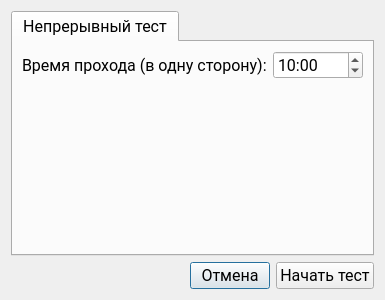
<?xml version="1.0" encoding="UTF-8"?>
<ui version="4.0">
 <class>MainTestSettings</class>
 <widget class="QDialog" name="MainTestSettings">
  <property name="geometry">
   <rect>
    <x>0</x>
    <y>0</y>
    <width>385</width>
    <height>300</height>
   </rect>
  </property>
  <property name="font">
   <font>
    <family>Roboto</family>
    <pointsize>12</pointsize>
   </font>
  </property>
  <property name="windowTitle">
   <string>Параметры тестирования</string>
  </property>
  <layout class="QVBoxLayout" name="verticalLayout_2">
   <item>
    <widget class="QTabWidget" name="tabWidget">
     <property name="font">
      <font>
       <family>Roboto</family>
       <pointsize>12</pointsize>
      </font>
     </property>
     <property name="currentIndex">
      <number>0</number>
     </property>
     <widget class="QWidget" name="tab">
      <attribute name="title">
       <string>Непрерывный тест</string>
      </attribute>
      <layout class="QVBoxLayout" name="verticalLayout">
       <item>
        <layout class="QFormLayout" name="formLayout_2">
         <item row="0" column="0">
          <widget class="QLabel" name="label">
           <property name="text">
            <string>Время прохода (в одну сторону):</string>
           </property>
          </widget>
         </item>
         <item row="0" column="1">
          <widget class="QTimeEdit" name="timeEdit">
           <property name="minimumDateTime">
            <datetime>
             <hour>0</hour>
             <minute>0</minute>
             <second>30</second>
             <year>2000</year>
             <month>1</month>
             <day>1</day>
            </datetime>
           </property>
           <property name="maximumTime">
            <time>
             <hour>0</hour>
             <minute>15</minute>
             <second>0</second>
            </time>
           </property>
           <property name="minimumTime">
            <time>
             <hour>0</hour>
             <minute>0</minute>
             <second>30</second>
            </time>
           </property>
           <property name="displayFormat">
            <string>mm:ss</string>
           </property>
           <property name="time">
            <time>
             <hour>0</hour>
             <minute>10</minute>
             <second>0</second>
            </time>
           </property>
          </widget>
         </item>
         <item row="1" column="0">
          <spacer name="verticalSpacer">
           <property name="orientation">
            <enum>Qt::Orientation::Vertical</enum>
           </property>
           <property name="sizeHint" stdset="0">
            <size>
             <width>20</width>
             <height>40</height>
            </size>
           </property>
          </spacer>
         </item>
        </layout>
       </item>
      </layout>
     </widget>
    </widget>
   </item>
   <item>
    <layout class="QHBoxLayout" name="horizontalLayout_2">
     <item>
      <spacer name="horizontalSpacer">
       <property name="orientation">
        <enum>Qt::Orientation::Horizontal</enum>
       </property>
       <property name="sizeHint" stdset="0">
        <size>
         <width>40</width>
         <height>20</height>
        </size>
       </property>
      </spacer>
     </item>
     <item>
      <widget class="QPushButton" name="pushButton_cancel">
       <property name="text">
        <string>Отмена</string>
       </property>
      </widget>
     </item>
     <item>
      <widget class="QPushButton" name="pushButton_start">
       <property name="text">
        <string>Начать тест</string>
       </property>
      </widget>
     </item>
    </layout>
   </item>
  </layout>
 </widget>
 <tabstops>
  <tabstop>tabWidget</tabstop>
  <tabstop>timeEdit</tabstop>
  <tabstop>pushButton_cancel</tabstop>
  <tabstop>pushButton_start</tabstop>
 </tabstops>
 <resources/>
 <connections>
  <connection>
   <sender>pushButton_start</sender>
   <signal>clicked()</signal>
   <receiver>MainTestSettings</receiver>
   <slot>accept()</slot>
   <hints>
    <hint type="sourcelabel">
     <x>374</x>
     <y>289</y>
    </hint>
    <hint type="destinationlabel">
     <x>194</x>
     <y>266</y>
    </hint>
   </hints>
  </connection>
  <connection>
   <sender>pushButton_cancel</sender>
   <signal>clicked()</signal>
   <receiver>MainTestSettings</receiver>
   <slot>reject()</slot>
   <hints>
    <hint type="sourcelabel">
     <x>267</x>
     <y>281</y>
    </hint>
    <hint type="destinationlabel">
     <x>90</x>
     <y>271</y>
    </hint>
   </hints>
  </connection>
 </connections>
</ui>
